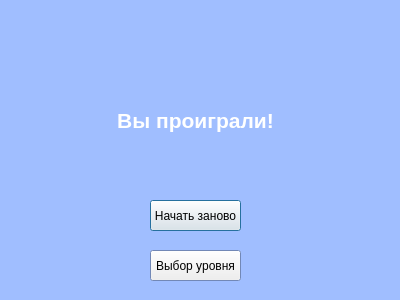
<?xml version="1.0" encoding="UTF-8"?>
<ui version="4.0">
 <class>youlosewindow</class>
 <widget class="QDialog" name="youlosewindow">
  <property name="geometry">
   <rect>
    <x>0</x>
    <y>0</y>
    <width>400</width>
    <height>300</height>
   </rect>
  </property>
  <property name="palette">
   <palette>
    <active>
     <colorrole role="Base">
      <brush brushstyle="SolidPattern">
       <color alpha="255">
        <red>255</red>
        <green>255</green>
        <blue>255</blue>
       </color>
      </brush>
     </colorrole>
     <colorrole role="Window">
      <brush brushstyle="SolidPattern">
       <color alpha="255">
        <red>160</red>
        <green>190</green>
        <blue>255</blue>
       </color>
      </brush>
     </colorrole>
    </active>
    <inactive>
     <colorrole role="Base">
      <brush brushstyle="SolidPattern">
       <color alpha="255">
        <red>255</red>
        <green>255</green>
        <blue>255</blue>
       </color>
      </brush>
     </colorrole>
     <colorrole role="Window">
      <brush brushstyle="SolidPattern">
       <color alpha="255">
        <red>160</red>
        <green>190</green>
        <blue>255</blue>
       </color>
      </brush>
     </colorrole>
    </inactive>
    <disabled>
     <colorrole role="Base">
      <brush brushstyle="SolidPattern">
       <color alpha="255">
        <red>160</red>
        <green>190</green>
        <blue>255</blue>
       </color>
      </brush>
     </colorrole>
     <colorrole role="Window">
      <brush brushstyle="SolidPattern">
       <color alpha="255">
        <red>160</red>
        <green>190</green>
        <blue>255</blue>
       </color>
      </brush>
     </colorrole>
    </disabled>
   </palette>
  </property>
  <property name="windowTitle">
   <string>Dialog</string>
  </property>
  <widget class="QPushButton" name="restartButton">
   <property name="geometry">
    <rect>
     <x>150</x>
     <y>200</y>
     <width>91</width>
     <height>31</height>
    </rect>
   </property>
   <property name="text">
    <string>Начать заново</string>
   </property>
  </widget>
  <widget class="QPushButton" name="backToChooseButton">
   <property name="geometry">
    <rect>
     <x>150</x>
     <y>250</y>
     <width>91</width>
     <height>31</height>
    </rect>
   </property>
   <property name="text">
    <string>Выбор уровня</string>
   </property>
  </widget>
  <widget class="QLabel" name="label">
   <property name="geometry">
    <rect>
     <x>90</x>
     <y>70</y>
     <width>211</width>
     <height>101</height>
    </rect>
   </property>
   <property name="text">
    <string>&lt;html&gt;&lt;head/&gt;&lt;body&gt;&lt;p align=&quot;center&quot;&gt;&lt;span style=&quot; font-size:16pt; font-weight:600; color:#ffffff;&quot;&gt;Вы проиграли!&lt;/span&gt;&lt;/p&gt;&lt;/body&gt;&lt;/html&gt;</string>
   </property>
  </widget>
 </widget>
 <resources/>
 <connections/>
</ui>
